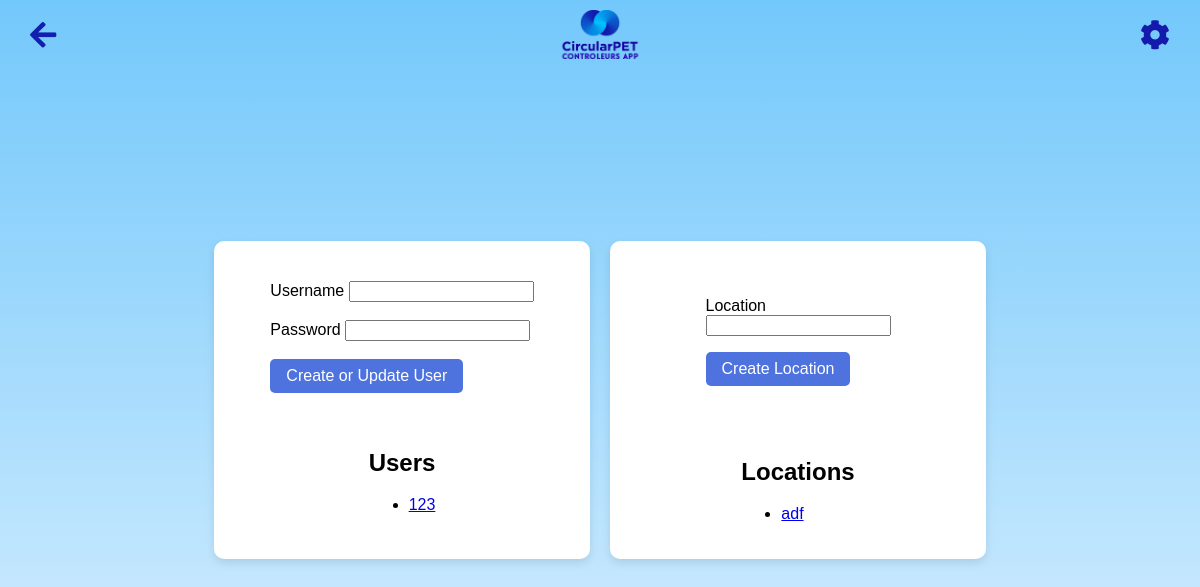
/admin, run on an earlier commit of the app's database.
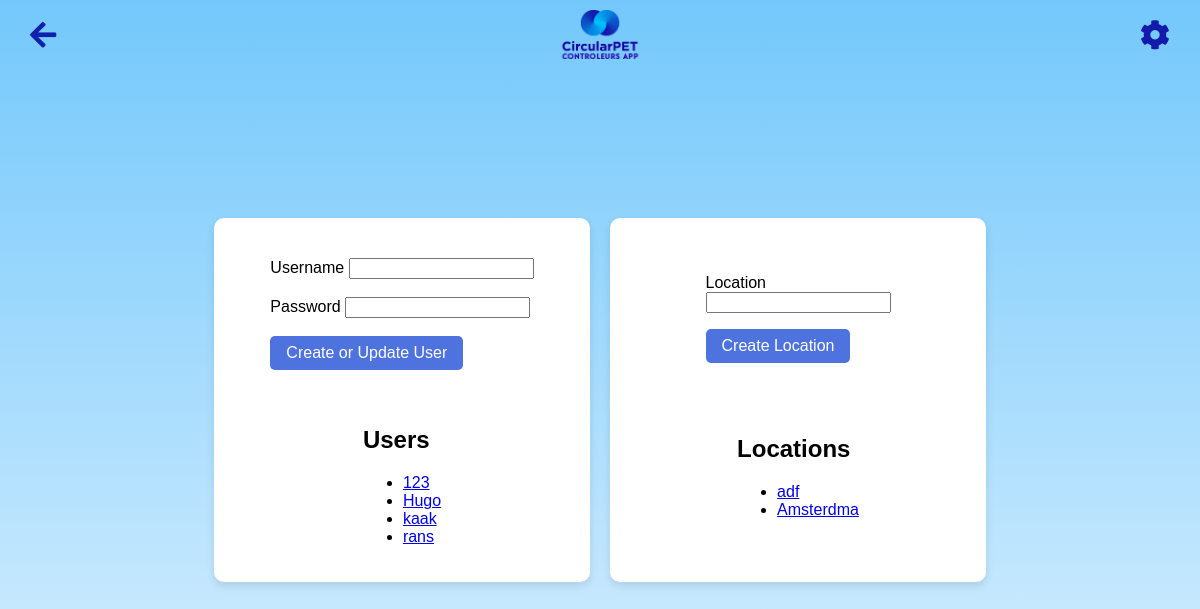
And on a later commit of the database.
### app.py (models this page shows, shortened)
class User(db.Model, UserMixin):  # Extend User model with UserMixin
    id = db.Column(db.Integer, primary_key=True)
    username = db.Column(db.String(80), unique=True, nullable=False)
    password = db.Column(db.String(120), nullable=False)
    location_id = db.Column(db.Integer, db.ForeignKey('location.id'), nullable=True)
    location = db.relationship('Location', backref=db.backref('users', lazy=True))
    group = db.Column(db.String(120), nullable=True)
    badges = db.Column(db.Integer, default=0)

class Location(db.Model):
    __tablename__ = 'location'
    __table_args__ = {'extend_existing': True}
    id = db.Column(db.Integer, primary_key=True)
    name = db.Column(db.String(120), unique=True, nullable=False)
    zakken = db.Column(db.Integer, nullable=False, default=0)
    bekers = db.Column(db.Integer, nullable=False, default=0)
    url = db.Column(db.String(500), nullable=True)

### app.py (the view, shortened to what this page needs)
@app.route('/admin', methods=['GET', 'POST'])
def admin():
    form = UserForm()
    location_form = LocationForm()
    users = User.query.all()  # Fetch all users
    user = None  # Initialize user variable
    if location_form.validate_on_submit():
        location = Location(name=location_form.name.data)
        db.session.add(location)
        db.session.commit()
    locations = Location.query.all()  # Fetch all locations
    return render_template('admin.html', form=form, location_form=location_form, users=users, locations=locations, user=user)

### app.py
class UserForm(FlaskForm):
    username = StringField('Username', validators=[DataRequired()])
    password = PasswordField('Password', validators=[DataRequired()])
    location = QuerySelectField('Location', query_factory=lambda: Location.query, allow_blank=True, get_label='name')
    submit = SubmitField('Create or Update User')

class LocationForm(FlaskForm):
    name = StringField('Location', validators=[DataRequired()])
    submit = SubmitField('Create Location')

### templates/admin.html (shortened to what this page needs)
<html lang="en">
<head>
    <link rel="stylesheet" href="{{ url_for('static', filename='main.css') }}">
    <link rel="stylesheet" href="https://cdnjs.cloudflare.com/ajax/libs/font-awesome/5.15.1/css/all.min.css">
</head>
<body>
    <img src="{{ url_for('static', filename='logo.png') }}" alt="CircularPET Logo" class="logo2">
    <a href="javascript:history.back()" class="back-button"><i class="fas fa-arrow-left"></i></a>
    <div class="gear-icon-container"> <i id="toggleAssignLocation" class="fa fa-cog"></i></div>
    <div class="cube-container">
        <div class="cube user-cube">
            <form method="POST" class="form-section">
                {{ form.username.label }} {{ form.username() }} <br><br>
                {{ form.password.label }} {{ form.password() }} <br><br>
                {{ form.submit() }}
            </form>
            <div class="list-section">
                <h2>Users</h2>
                <ul>
                    {% for user in users %}
                    <li>
                        <a href="{{ url_for('user_dashboard', user_id=user.id) }}">{{ user.username }}</a>
                    </li>
                    {% endfor %}
                </ul>
            </div>
        </div>
        <div class="cube location-cube">
            <form method="POST" class="form-section">
                <p>
                    {{ location_form.name.label }}<br>
                    {{ location_form.name(size=20) }}
                </p>
                <p>{{ location_form.submit() }}</p>
            </form>
            <div class="list-section">
                <h2>Locations</h2>
                <ul>
                    {% for location in locations %}
                    <li><a href="{{ url_for('location', user_id=user.id if user else 0, location_id=location.id if location else 0) }}">{{ location.name }}</a></li>
                {% endfor %}
                </ul>
            </div>
        </div>
    </div>
</body>
</html>

### static/main.css (style rules this page uses)
body { font-family: 'Arial', sans-serif; background: linear-gradient(to bottom, #73c8fb 0%, #e0f2ff 100%); margin: 0; padding: 0; display: flex; height: 100vh; align-items: center; justify-content: center; }
.back-button { position: fixed; top: 10px; left: 10px; background-color: transparent; color: #1220B0; text-decoration: none; padding: 10px 20px; border-radius: 5px; font-size: 30px; }
.logo2 { position: absolute; top: 10px; width: 90px; position: fixed; }
.gear-icon-container { position: fixed; top: 20px; right: 20px; cursor: pointer; font-size: 24px; color: #141AAC; font-size: 30px; padding: 10px 20px; margin-top: -10px; margin-right: -10px; }
::placeholder { color: #888; }
form { background: #fff; padding: 20px; border-radius: 10px; display: inline-block; }
form label, form select, form input[type="submit"] { font-size: 1em; }
form input[type="submit"] { padding: 0.5em 1em; border: none; border-radius: 5px; background-color: #4e73df; color: white; cursor: pointer; transition: background-color 0.3s ease; }
.cube-container { display: flex; flex-wrap: wrap; gap: 20px; justify-content: center; position: relative; }
.cube { background-color: #fff; padding: 20px; border-radius: 10px; box-shadow: 0 4px 8px rgba(0, 0, 0, 0.1); display: flex; flex-direction: column; align-items: center; }
.user-cube, .location-cube { width: calc(33vw - 20px); box-sizing: border-box; }

What changed in the data, as far as the page shows it:
added User: username "Hugo"
added User: username "kaak"
added User: username "rans"
added Location: name "Amsterdma"
